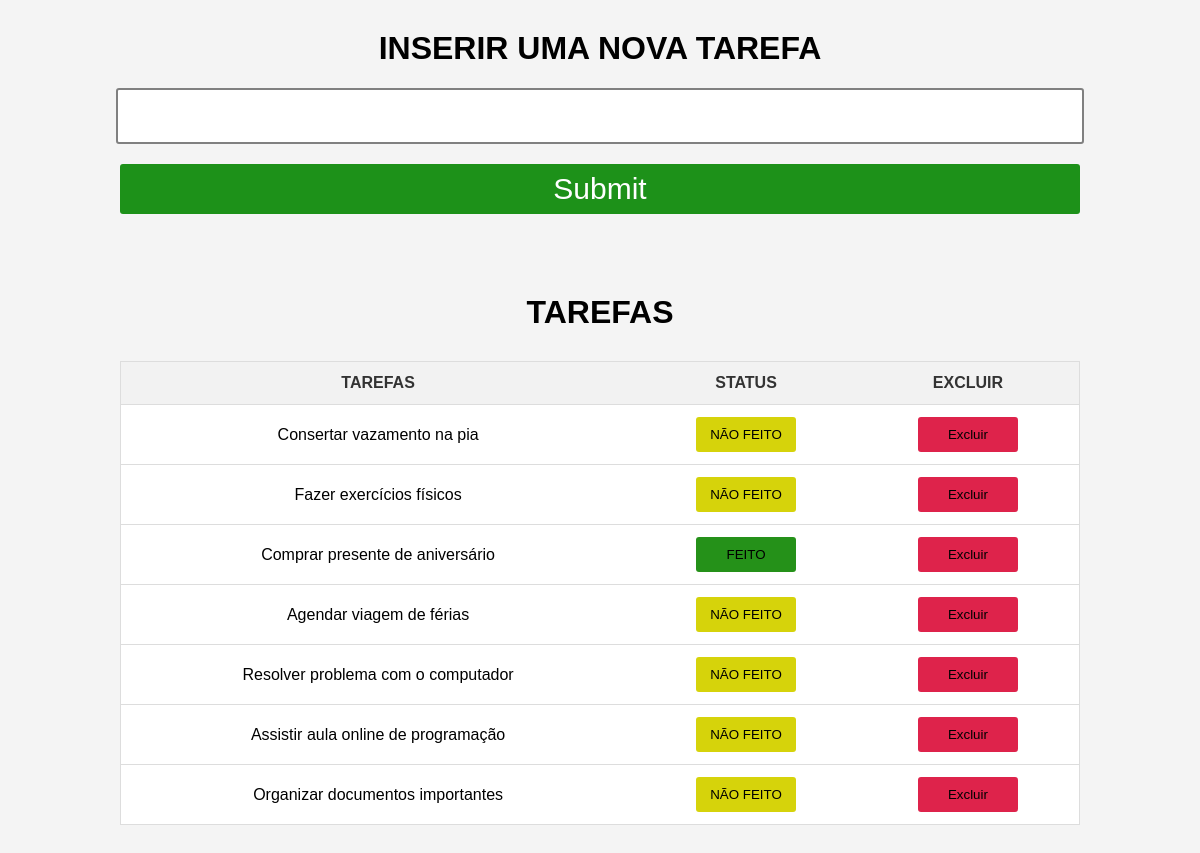
The page / on the database its author committed.
### tables this page shows
CREATE TABLE `tasks` (
  `id` int(11) NOT NULL,
  `description` varchar(255) NOT NULL,
  `completed` varchar(255) DEFAULT NULL
);

### controller/TaskController.php (called while the page is built, shortened)
<?php
    require_once "model/TaskModel.php";
class HomeController{
    public static function index(){
        $tasks = Query::GetAll();
        require_once "view/task_view.php";
    }
}

### model/TaskModel.php (called while the page is built, shortened)
<?php
Class Banco{
    private static $conn;
    public static function GetInstance(){
        if(self::$conn == NULL){
            self::$conn = new PDO("mysql:host=localhost;dbname=tasks","root","");
        }
        return self::$conn;
    }
}
Class Query{
    public static function GetAll(){
        $dados = Banco::GetInstance()->Query("SELECT * FROM tasks");
        return $dados->fetchAll();
    }
}

### view/task_view.php (the view, shortened to what this page needs)
<!DOCTYPE html>
<html lang="en">
<head>
</head>
<body>
<h1>INSERIR UMA NOVA TAREFA</h1>
<div class="tarefa-add" >
    <form action="index.php?action=add" method="post">
        <input type="text" maxlength="66" name="tarefa"> <br>
        <input type="submit">
    </form>
</div>
    <h1>TAREFAS</h1>
    <table>
        <th>TAREFAS</th>
        <th>STATUS</th>
        <th>EXCLUIR</th>
        <?php
        foreach ($tasks as $task) {
            ?>
            <tr>
                <td class="tarefa">
                    <?php echo $task["description"] ?>
                </td>
                <td>
                    <form action="index.php?action=status" method="post">
                        <button name="status" class="<?php if ($task["completed"] == NULL) {
                                echo "botao_nao_feito";
                            } else {
                                echo "botao_feito";} ?>" type="submit" value="<?php echo $task["id"] ?>">
                            <?php if ($task["completed"] == NULL) {
                                echo "NÃO FEITO";
                            } else {
                                echo $task["completed"];
                            } ?>
                        </button>
                    </form>
                </td>
                <td>
                    <form action="index.php?action=destroy" method="post">
                    <button name="excluir" type="submit" class="excluir" value="<?php echo $task["id"] ?>">Excluir</button></form>
                </td>
            </tr>
        <?php
        }
        ?>
    </table>
</body>
</html>

### index.php
<?php
require_once "controller/TaskController.php";
if(isset($_GET["action"])){
    $action = $_GET["action"];
    switch ($action) {
        case "status":
            $id = $_POST["status"];
            HomeController::status($id);
            break;
        case "add":
            $task = $_POST["tarefa"];
            HomeController::add_task($task);
            echo "fsf";
            break;
        case "destroy":
            $id = $_POST["excluir"];
            HomeController::destroy($id);
            break;
    }
}else{
    HomeController::index();
}

### view/task_view.php (style rules this page uses)
body { text-align: center; }
body { font-family: Arial, sans-serif; margin: 0; padding: 0; background-color: #f4f4f4; }
h1 { text-align: center; margin-top: 30px; }
table { width: 80%; margin: 30px auto; border-collapse: collapse; border: 1px solid #ddd; background-color: #fff; }
th, td { padding: 12px 15px; text-align: center; border-bottom: 1px solid #ddd; }
th { background-color: #f2f2f2; color: #333; text-transform: uppercase; }
.tarefa-add input { width: 80%; height: 50px; }
.tarefa-add input[type="text"] { font-size: 22px; font-family: Arial, Helvetica, sans-serif; color: rgb(102, 101, 101); border-radius: 3px; border: 2px gray solid; }
.tarefa-add input[type="submit"] { font-size: 30px; font-family: Arial, Helvetica, sans-serif; color: white; border-radius: 3px; background-color: rgb(29, 145, 25); margin-top: 20px; margin-bottom: 50px; border: none; }
.botao_nao_feito { background-color: rgb(214, 211, 11); width: 100px; border: none; border-radius: 3px; padding: 10px; }
.botao_feito { background-color: rgb(37, 145, 25); width: 100px; border: none; border-radius: 3px; padding: 10px; }
.excluir { background-color: rgb(222, 35, 75); width: 100px; border: none; border-radius: 3px; padding: 10px; }

### rows shown on the page
tasks: description "Consertar vazamento na pia", $task["id"] 9 (drawn), shows "NÃO FEITO"
tasks: description "Fazer exercícios físicos", $task["id"] 10 (drawn), shows "NÃO FEITO"
tasks: description "Comprar presente de aniversário", completed "FEITO", $task["id"] 11 (drawn)
tasks: description "Agendar viagem de férias", $task["id"] 12 (drawn), shows "NÃO FEITO"
tasks: description "Resolver problema com o computador", $task["id"] 13 (drawn), shows "NÃO FEITO"
tasks: description "Assistir aula online de programação", $task["id"] 14 (drawn), shows "NÃO FEITO"
tasks: description "Organizar documentos importantes", $task["id"] 15 (drawn), shows "NÃO FEITO"
